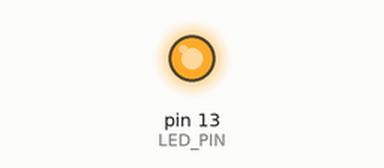
Bench run of a sketch on a simulated Arduino Uno, built with avr-gcc and run on an emulated ATmega328P. On the bench: output pins drawn as LEDs (lit = HIGH).

Above: at 0.45 s.
At 2.2 s:
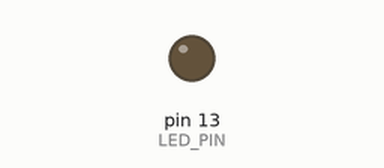
Timing chart, 0 to 3.0 s (numbered marks = the images above):
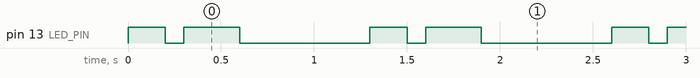

Measured:
- by itself, pin 13 (LED_PIN): repeats every 1.3 s: LOW 0.10 s, HIGH 0.30 s, LOW 0.70 s, HIGH 0.20 s
- by itself, everything shown: repeats every 1.3 s, in 4 steps

The sketch:

heartbeat.ino
```cpp
// MO-55 heartbeat: a "thump-thump" pause pattern

const int LED_PIN = 13;   // pin the LED is on (13 = the small built-in LED on the Uno)

void setup() {            // setup() runs once when the board powers on
  pinMode(LED_PIN, OUTPUT);   // tell the board this pin sends power out
}

void loop() {             // loop() repeats forever
  digitalWrite(LED_PIN, HIGH);  // LED on
  delay(200);                   // wait 200 ms (delay takes milliseconds)

  digitalWrite(LED_PIN, LOW);   // LED off
  delay(100);                   // short gap between the two thumps

  digitalWrite(LED_PIN, HIGH);  // second thump, on
  delay(300);                   // held a bit longer

  digitalWrite(LED_PIN, LOW);   // off for the long rest
  delay(700);                  // 0.7 second pause, then loop() starts over
}
```
